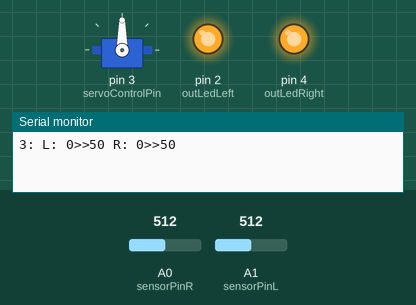
A sketch run on a simulated Arduino Uno, built with avr-gcc and run on an emulated ATmega328P. On the bench: servo, output pins drawn as LEDs (lit = HIGH), the last lines printed to the serial monitor. The inputs (shaded band) are chosen by the test bench; at power-on: A0 (sensorPinR) = 512, A1 (sensorPinL) = 512.

Above: at 1.2 s.
1.3 s: A0 (sensorPinR) set to 544
2.8 s: A0 (sensorPinR) set to 571
At 2.95 s:
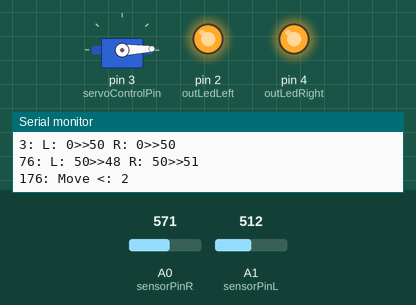
5.8 s: A1 (sensorPinL) set to 546
At 6.6 s:
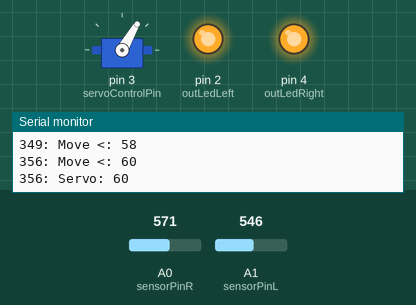
7.3 s: A1 (sensorPinL) set to 511
At 9.45 s:
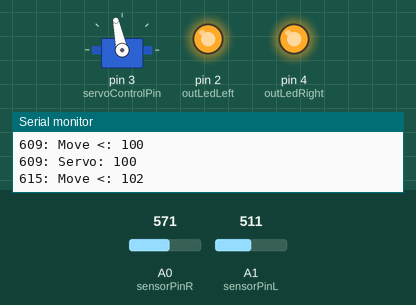
10.3 s: A0 (sensorPinR) set to 511
At 11.2 s:
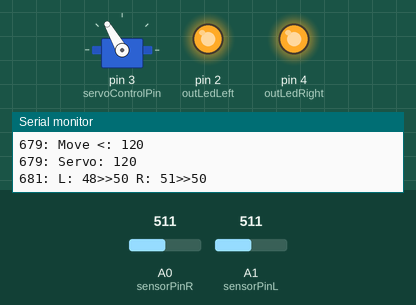
11.8 s: A1 (sensorPinL) set to 487
13.3 s: A1 (sensorPinL) set to 458
At 16.9 s:
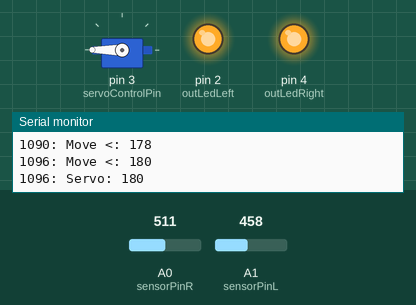
Timing chart, 0 to 17.3 s (numbered marks = the images above; inputs shaded):
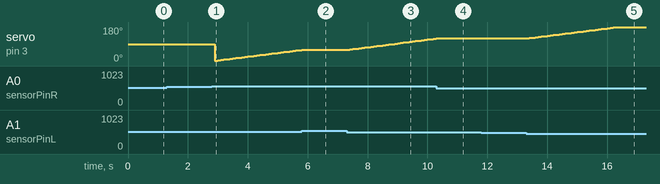

The sketch:

Servo_drive_by_LDR.ino
```cpp
#include <Servo.h>

// global debug switcher
#define DEBUG 1

// Pins where LDR sensors are connected
#define sensorPinR        A0
#define sensorPinL        A1

// Pins where LED are connected
#define outLedLeft        2
#define outLedRight       4
#define OUT_LEDS_OFF      1 // no led turned on

// Pin that controls servo motor
#define servoControlPin   3
#define servoWriteDelay   100
#define servoWriteSteps   30

// keep track how many times loop() function process something
unsigned long LoopCycle     = 0;
unsigned long LoopCyclePrev = 0;
#define START_CYCLE()   if(LoopCycle == LoopCyclePrev)  LoopCycle++;
#define STOP_CYCLE()    if(LoopCycle > LoopCyclePrev)   LoopCyclePrev = LoopCycle;
#define LOG_CYCLE()     Serial.print(String("") + LoopCycle + ": ")

// object that controls servo motor for axe 1 - horizontal movement
Servo servoAxe1;

// timer that keeps LEDs on for a certain period after update
unsigned long LedSwitchTimer;
#define LED_SWITCH_TIMEOUT  700
#define IS_TIMER_ELAPSED(timer,period)  (millis() >= (timer+period))

// percentage LDR
int percentLastL = 0;  // variable to store the value coming from the sensor 1
int percentLastR = 0;  // variable to store the value coming from the sensor 2
int percentL = 0;
int percentR = 0;
#define deltaLightIntensity 2

unsigned int LdrChanges = 0;

// servo motor data
unsigned char servoPosition     = 0;
unsigned char servoPositionPrev = 0;
#define SERVO_MIN_LDR_DIFF  3   // eg: one LDR is 52% and the other one is 47%
#define SERVO_MIN_POS_LOG   10

#define CHECK_TASK_PERIOD(taskTimer,taskPeriod)     \
  if (millis() < (taskTimer+taskPeriod))  return;   \
  else  {                                           \
    taskTimer = millis();                           \
    START_CYCLE();                                  \
  }

#define TASK_20_MS        20
#define TASK_25_MS        25
#define TASK_50_MS        50
#define TASK_100_MS       100
#define TASK_200_MS       200

// ======================== Task list =====================
void Task00_Init();
void Servo_Init();
void Task01_ReadLdrSensors();
void Task02_CompareLdrVariation();
void Task03_LedProcess();
void Task04_ServoProcess();

unsigned long TaskTimer_ReadLdrSensors      = 0;
unsigned long TaskTimer_CompareLdrVariation = 0;
unsigned long TaskTimer_LedProcess          = 0;
unsigned long TaskTimer_ServoProcess        = 0;


void setup() {
  Serial.begin(9600);
  pinMode(outLedLeft ,OUTPUT);
  pinMode(outLedRight,OUTPUT);
  servoAxe1.attach(servoControlPin);

  Task00_Init();
}

void loop() {
  // task 1: read LDR sensors
  Task01_ReadLdrSensors();

  // task 2: compare new LDR sensors values
  Task02_CompareLdrVariation();

  // task 3: process LED commands
  Task03_LedProcess();

  // task 4: process servo commands
  Task04_ServoProcess();

  STOP_CYCLE();
}

void Task01_ReadLdrSensors()
{
    CHECK_TASK_PERIOD(TaskTimer_ReadLdrSensors, TASK_25_MS);

    unsigned long sensorIntensityL = 0;
    unsigned long sensorIntensityR = 0;

    sensorIntensityL = analogRead(sensorPinL);
    sensorIntensityR = analogRead(sensorPinR);

    percentL = (sensorIntensityL*100)/(sensorIntensityL+sensorIntensityR);
    percentR = (sensorIntensityR*100)/(sensorIntensityL+sensorIntensityR);

    #if 0 //(DEBUG == 1)
    LOG_CYCLE();
    String info = String("Light: ") + sensorIntensityL + " - " +  sensorIntensityR;
    Serial.println(info);
    #endif
}

void Task02_CompareLdrVariation()
{
    CHECK_TASK_PERIOD(TaskTimer_CompareLdrVariation, TASK_25_MS);

    // the light change sensitivity can be low or high
    // low: detect all small changes
    // high: detect bigger changes only
    // this can be done by verify delta difference between current intensity and the latest one
    // Delta can be between 1-6 (if is bigger then 6, then will be very hard to detect any chnage)

    bool isDiffL = abs(percentLastL-percentL) >= deltaLightIntensity;
    bool isDiffR = abs(percentLastR-percentR) >= deltaLightIntensity;

    if( isDiffL || isDiffR )
    {
      LdrChanges++; // count how many times LDR changed
      // difference is bigger then deltaLightIntensity
      #if (DEBUG == 1)
      LOG_CYCLE();
      String info = String("L: ") + percentLastL + ">>" +  percentL
      + " R: " + percentLastR + ">>" +  percentR;
      Serial.println(info);
      #endif

      percentLastL = percentL;
      percentLastR = percentR;
    }
}

void Task03_LedProcess()
{
    CHECK_TASK_PERIOD(TaskTimer_LedProcess, TASK_100_MS);

    if(OUT_LEDS_OFF == 1) { // output leds are turned off
        return;
    }

    if( LdrChanges > 0 )
    {
        LdrChanges = 0;
        if(percentL > percentR) {
            digitalWrite(outLedRight,HIGH);
            digitalWrite(outLedLeft,LOW);
        }
        else {
            digitalWrite(outLedLeft,HIGH);
            digitalWrite(outLedRight,LOW);
        }
        LedSwitchTimer = millis();

        #if (DEBUG == 1)
        LOG_CYCLE();
        String info = String("Led: ") + (percentL > percentR) + " - " +  (percentL < percentR);
        Serial.println(info);
        #endif
    }

    if( IS_TIMER_ELAPSED(LedSwitchTimer, LED_SWITCH_TIMEOUT) ) {
        digitalWrite(outLedLeft ,HIGH);
        digitalWrite(outLedRight,HIGH);
    }
}

void Task04_ServoProcess()
{
    CHECK_TASK_PERIOD(TaskTimer_ServoProcess, TASK_100_MS);

    // go forward
    if (percentL > percentR) {
        char diff = abs((percentL-percentR));
        if (diff > SERVO_MIN_LDR_DIFF) {
            if (servoPosition>0) {
                servoPosition-=2;
                servoAxe1.write(servoPosition);
                #if (DEBUG == 1)
                LOG_CYCLE();
                String info = String("Move >: ") + servoPosition;
                Serial.println(info);
                #endif
            }
        }
    }

    // go backward
    if (percentR > percentL) {
        char diff = abs((percentR-percentL));
        if (diff > SERVO_MIN_LDR_DIFF) {
            if (servoPosition<180) {
                servoPosition+=2;
                servoAxe1.write(servoPosition);
                #if (DEBUG == 1)
                LOG_CYCLE();
                String info = String("Move <: ") + servoPosition;
                Serial.println(info);
                #endif
            }
        }
    }

    // servo position change will be monitored only for minimum 10 degres
    char diff = abs(((int)servoPositionPrev - (int)servoPosition));
    if (diff >= SERVO_MIN_POS_LOG) {
        #if (DEBUG == 1)
        LOG_CYCLE();
        String info = String("Servo: ") + servoPosition;
        Serial.println(info);
        #endif

        servoPositionPrev = servoPosition;
    }

}

void Task00_Init()
{
    digitalWrite(outLedLeft,HIGH);
    digitalWrite(outLedRight,HIGH);

    //Servo_Init();
}

void Servo_Init()
{
    delay(2000);
    for(int i = 0; i < 180; i++) {
        servoAxe1.write(i);
        delay(25);
    }
    for(int i = 180; i > 0; i--) {
        servoAxe1.write(i);
        delay(25);
    }
}
```

Measured:
- the behaviour switches between 554 and 555 on A0 (sensorPinR) (found by bisection; images 0 and 1)
- the behaviour switches between 527 and 528 on A1 (sensorPinL) (found by bisection; images 1 and 2)
- the behaviour switches between 472 and 471 on A1 (sensorPinL) (found by bisection; images 4 and 5)
- after the input at 2.8 s, servo on pin 3 (servoControlPin): 90° → 2° after 0.10 s, → 4° 0.10 s later, → 6° 0.10 s later, → 8° 0.10 s later, … (29 changes in this stretch)
- after the input at 5.8 s, servo on pin 3 (servoControlPin): goes on until 5.8 s, then stays 60°
- after the input at 7.3 s, servo on pin 3 (servoControlPin): moves from 60° to 118° over 2.8 s, starting after 0.10 s
- after the input at 10.3 s, servo on pin 3 (servoControlPin): goes on until 10.3 s, then stays 120°
- after the input at 13.3 s, servo on pin 3 (servoControlPin): moves from 120° to 180° over 2.9 s, starting after 0.10 s
